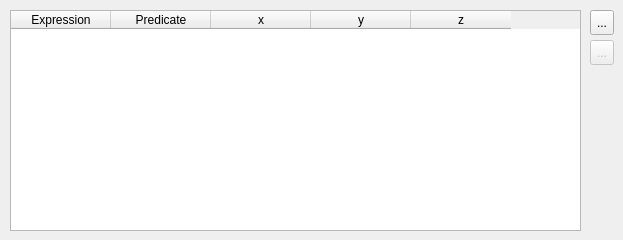
     <widget class="QWidget" name="tab_6">
      <attribute name="title">
       <string>Concentrated</string>
      </attribute>
      <widget class="QTableWidget" name="twCV">
       <property name="geometry">
        <rect>
         <x>10</x>
         <y>10</y>
         <width>571</width>
         <height>221</height>
        </rect>
       </property>
       <property name="font">
        <font>
         <weight>50</weight>
         <bold>false</bold>
        </font>
       </property>
       <attribute name="horizontalHeaderDefaultSectionSize">
        <number>100</number>
       </attribute>
       <column>
        <property name="text">
         <string>Expression</string>
        </property>
       </column>
       <column>
        <property name="text">
         <string>Predicate</string>
        </property>
       </column>
       <column>
        <property name="text">
         <string>x</string>
        </property>
       </column>
       <column>
        <property name="text">
         <string>y</string>
        </property>
       </column>
       <column>
        <property name="text">
         <string>z</string>
        </property>
       </column>
      </widget>
      <widget class="QToolButton" name="tbAddCV">
       <property name="geometry">
        <rect>
         <x>590</x>
         <y>10</y>
         <width>24</width>
         <height>25</height>
        </rect>
       </property>
       <property name="toolTip">
        <string/>
       </property>
       <property name="statusTip">
        <string>Add new row</string>
       </property>
       <property name="text">
        <string>...</string>
       </property>
       <property name="icon">
        <iconset resource="QFEM.qrc">
         <normaloff>:/images/Add.png</normaloff>:/images/Add.png</iconset>
       </property>
      </widget>
      <widget class="QToolButton" name="tbRemoveCV">
       <property name="enabled">
        <bool>false</bool>
       </property>
       <property name="geometry">
        <rect>
         <x>590</x>
         <y>40</y>
         <width>24</width>
         <height>25</height>
        </rect>
       </property>
       <property name="toolTip">
        <string/>
       </property>
       <property name="statusTip">
        <string>Remove the current row</string>
       </property>
       <property name="text">
        <string>...</string>
       </property>
       <property name="icon">
        <iconset resource="QFEM.qrc">
         <normaloff>:/images/Del.png</normaloff>:/images/Del.png</iconset>
       </property>
      </widget>
     </widget>
